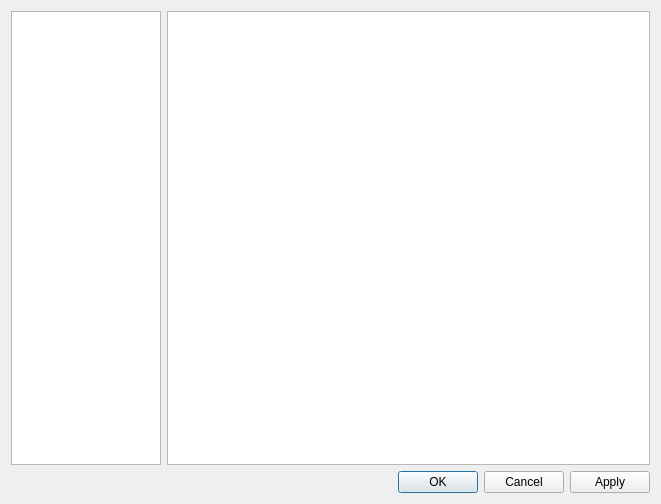
<?xml version="1.0" encoding="UTF-8"?>
<ui version="4.0">
 <class>Form</class>
 <widget class="QDialog" name="Form">
  <property name="geometry">
   <rect>
    <x>0</x>
    <y>0</y>
    <width>661</width>
    <height>504</height>
   </rect>
  </property>
  <property name="windowTitle">
   <string>Settings</string>
  </property>
  <layout class="QGridLayout" name="gridLayout">
   <item row="0" column="0">
    <widget class="QListWidget" name="listWidget">
     <property name="minimumSize">
      <size>
       <width>0</width>
       <height>0</height>
      </size>
     </property>
     <property name="maximumSize">
      <size>
       <width>150</width>
       <height>16777215</height>
      </size>
     </property>
     <property name="sizeIncrement">
      <size>
       <width>0</width>
       <height>0</height>
      </size>
     </property>
    </widget>
   </item>
   <item row="1" column="0" colspan="2">
    <widget class="QDialogButtonBox" name="buttonBox">
     <property name="standardButtons">
      <set>QDialogButtonBox::Apply|QDialogButtonBox::Cancel|QDialogButtonBox::Ok</set>
     </property>
    </widget>
   </item>
   <item row="0" column="1">
    <widget class="QTreeWidget" name="treeWidget">
     <property name="indentation">
      <number>0</number>
     </property>
     <property name="expandsOnDoubleClick">
      <bool>false</bool>
     </property>
     <property name="columnCount">
      <number>2</number>
     </property>
     <attribute name="headerVisible">
      <bool>false</bool>
     </attribute>
     <column>
      <property name="text">
       <string notr="true">1</string>
      </property>
     </column>
     <column>
      <property name="text">
       <string notr="true">2</string>
      </property>
     </column>
    </widget>
   </item>
  </layout>
 </widget>
 <resources/>
 <connections/>
</ui>
